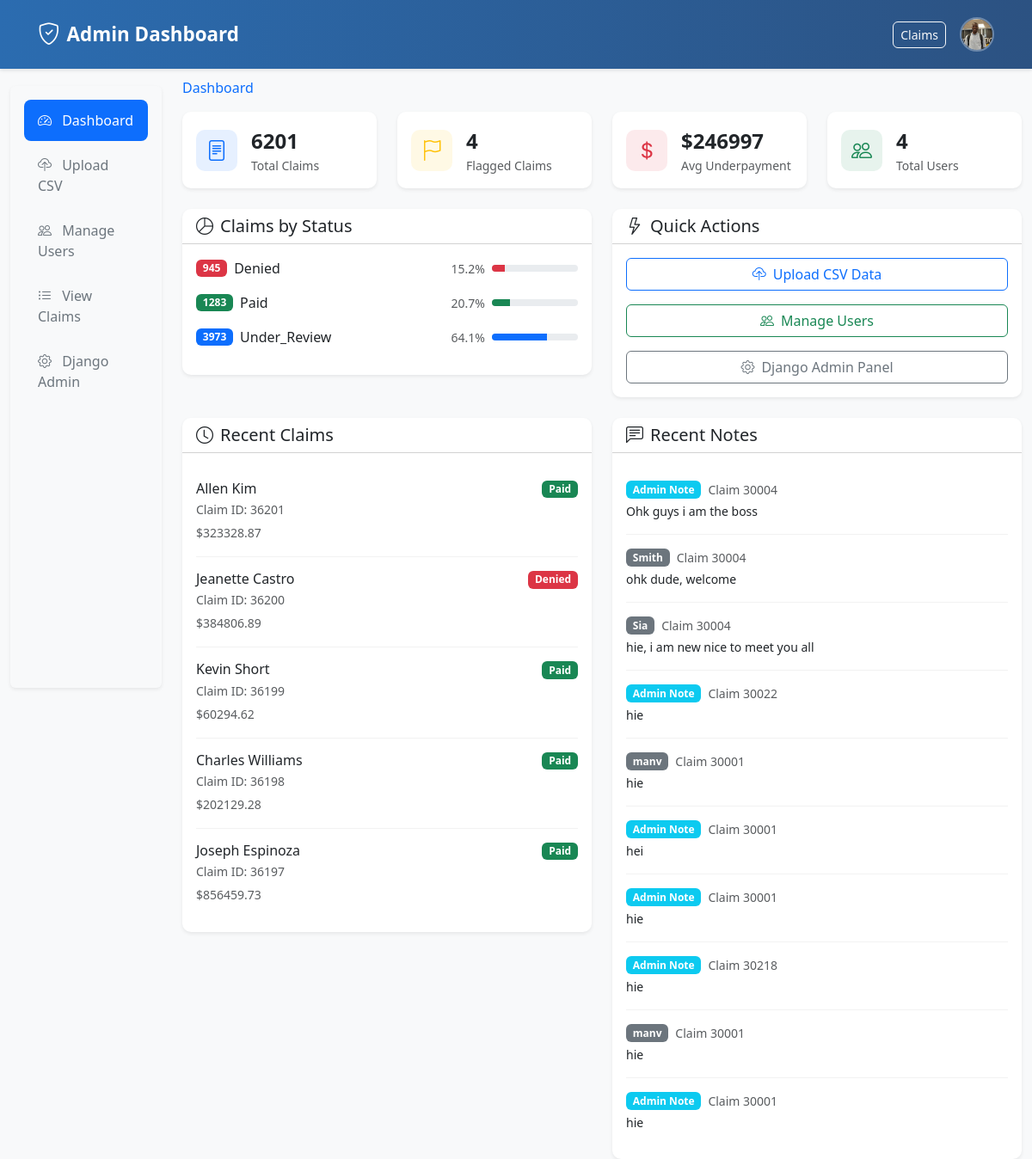
Before: /dashboard/ (signed in) with the older database file.
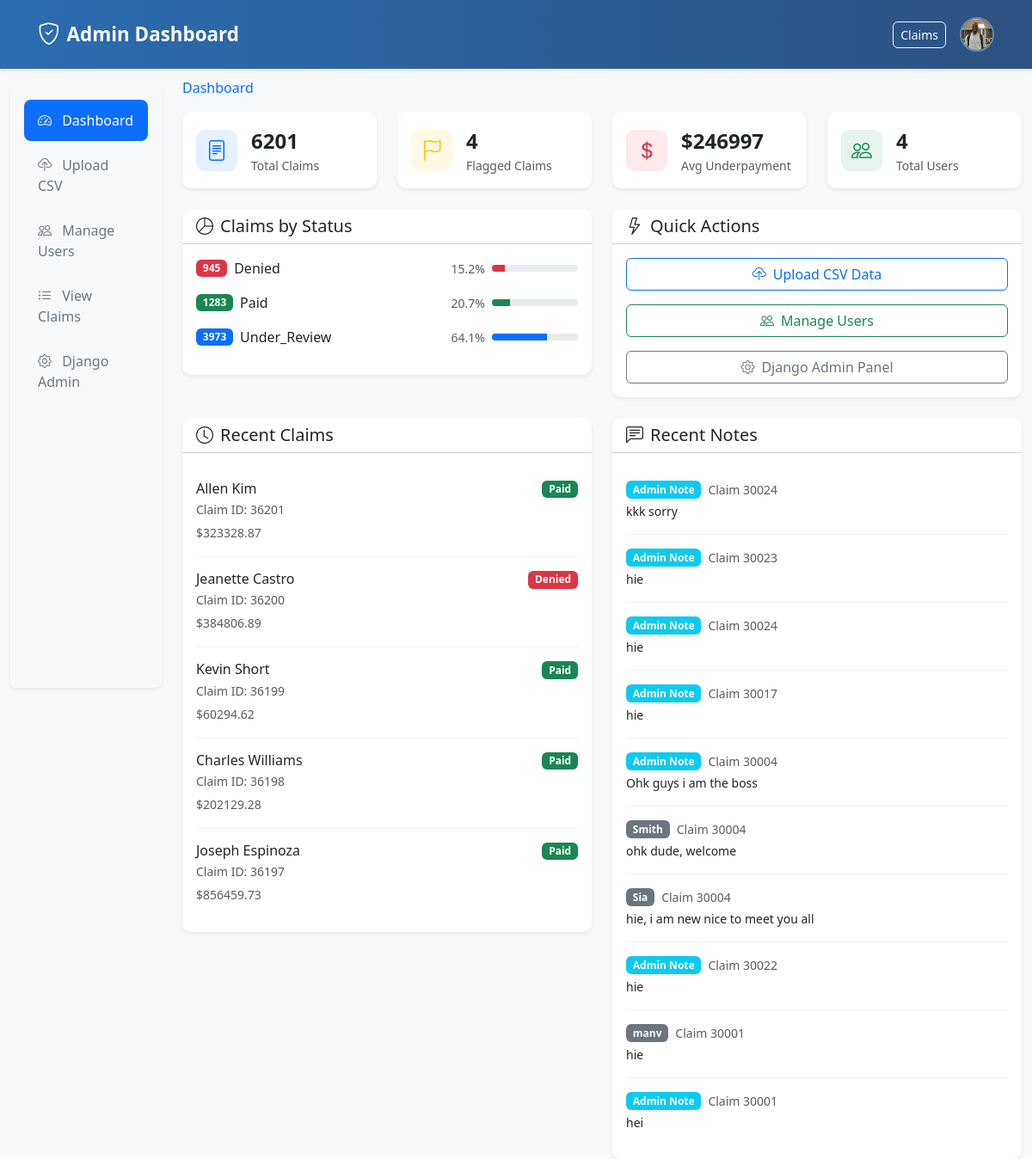
After: the same page with the newer database file.
### claims/models.py (models this page shows, shortened)
class Claim(models.Model):
    STATUS_CHOICES = [
        ('denied', 'Denied'),
        ('paid', 'Paid'),
        ('under_review', 'Under Review'),
    ]
    claim_id = models.CharField(max_length=20, unique=True)
    patient_name = models.CharField(max_length=200)
    billed_amount = models.DecimalField(max_digits=12, decimal_places=2)
    paid_amount = models.DecimalField(max_digits=12, decimal_places=2)
    status = models.CharField(max_length=20, choices=STATUS_CHOICES)
    insurer = models.CharField(max_length=200)
    discharge_date = models.DateField()
    cpt_codes = models.TextField(help_text="Comma-separated CPT codes")
    denial_reason = models.TextField(blank=True, null=True)
    is_flagged = models.BooleanField(default=False)
    created_at = models.DateTimeField(auto_now_add=True)
    updated_at = models.DateTimeField(auto_now=True)
    class Meta:
        ordering = ['created_at']

class ClaimNote(models.Model):
    NOTE_TYPES = [
        ('admin', 'Admin Note'),
        ('system', 'System Flag'),
        ('user', 'User Note'),
    ]
    claim = models.ForeignKey(Claim, on_delete=models.CASCADE, related_name='notes')
    note_type = models.CharField(max_length=10, choices=NOTE_TYPES, default='user')
    content = models.TextField()
    created_by = models.ForeignKey(User, on_delete=models.SET_NULL, null=True, blank=True)
    created_at = models.DateTimeField(auto_now_add=True)
    class Meta:
        ordering = ['-created_at']

### claims/admin_views.py (the view)
# urls.py: path('', admin_views.lazypaste_admin_dashboard, name='dashboard'),
@login_required
@staff_member_required
def lazypaste_admin_dashboard(request):
    total_claims = Claim.objects.count()
    flagged_claims = Claim.objects.filter(is_flagged=True).count()
    claims_with_amounts = Claim.objects.exclude(billed_amount=0)
    avg_underpayment = 0
    total_underpayment = 0
    if claims_with_amounts.exists():
        underpayments = []
        total_billed = Decimal('0')
        total_paid = Decimal('0')
        for claim in claims_with_amounts:
            underpayment = claim.billed_amount - claim.paid_amount
            if underpayment > 0:  # Only count actual underpayments
                underpayments.append(underpayment)
                total_underpayment += underpayment
            total_billed += claim.billed_amount
            total_paid += claim.paid_amount
        if underpayments:
            avg_underpayment = sum(underpayments) / len(underpayments)
    status_counts = Claim.objects.values('status').annotate(count=Count('status'))
    status_stats = []
    for status in status_counts:
        percentage = (status['count'] / total_claims * 100) if total_claims > 0 else 0
        status_stats.append({
            'status': status['status'],
            'count': status['count'],
            'percentage': round(percentage, 1)  # Round to 1 decimal place
        })
    recent_notes = ClaimNote.objects.select_related('claim').order_by('-created_at')[:10]
    recent_claims = Claim.objects.order_by('-created_at')[:5]
    total_users = User.objects.count()
    admin_users = User.objects.filter(is_staff=True).count()
    context = {
        'total_claims': total_claims,
        'flagged_claims': flagged_claims,
        'avg_underpayment': avg_underpayment,
        'total_underpayment': total_underpayment,
        'status_stats': status_stats,  # Now includes percentage field
        'recent_notes': recent_notes,
        'recent_claims': recent_claims,
        'total_users': total_users,
        'admin_users': admin_users,
    }
    return render(request, 'admin/dashboard.html', context)

### templates/admin/dashboard.html (shortened to what the changed rows need)
{% extends 'admin_base.html' %}
{% block content %}
<div class="row g-4 mb-4">
    <div class="col-lg-6">
        <div class="card content-card">
            <div class="card-body">
                {% for status in status_stats %}
                <div class="d-flex justify-content-between align-items-center mb-3">
                    <div class="d-flex align-items-center">
                        <div class="badge {% if status.status == 'denied' %}bg-danger{% elif status.status == 'paid' %}bg-success{% else %}bg-primary{% endif %} me-2">
                            {{ status.count }}
                        </div>
                        <span class="text-capitalize">{{ status.status|title }}</span>
                    </div>
                    <div class="d-flex align-items-center">
                        <span class="small text-muted me-2">{{ status.percentage }}%</span>
                        <div class="progress" style="width: 100px; height: 8px;">
                            <div class="progress-bar {% if status.status == 'denied' %}bg-danger{% elif status.status == 'paid' %}bg-success{% else %}bg-primary{% endif %}"
                                style="width: {{ status.percentage }}%">
                            </div>
                        </div>
                    </div>
                </div>
                {% endfor %}
            </div>
        </div>
    </div>
</div>
<div class="row g-4">
    <div class="col-lg-6">
        <div class="card content-card">
            <div class="card-body">
                {% if recent_claims %}
                    <div class="list-group list-group-flush">
                        {% for claim in recent_claims %}
                        <div class="list-group-item px-0">
                            <div class="d-flex justify-content-between align-items-start">
                                <div>
                                    <h6 class="mb-1">{{ claim.patient_name }}</h6>
                                    <p class="mb-1 small text-muted">Claim ID: {{ claim.claim_id }}</p>
                                    <small class="text-muted">${{ claim.billed_amount|floatformat:2 }}</small>
                                </div>
                                <span class="badge {% if claim.status == 'denied' %}bg-danger{% elif claim.status == 'paid' %}bg-success{% else %}bg-primary{% endif %}">
                                    {{ claim.status|title }}
                                </span>
                            </div>
                        </div>
                        {% endfor %}
                    </div>
                {% else %}
                    <p class="text-muted text-center py-3">No recent claims found.</p>
                {% endif %}
            </div>
        </div>
    </div>
    <div class="col-lg-6">
        <div class="card content-card">
            <div class="card-body">
                {% if recent_notes %}
                    <div class="list-group list-group-flush">
                        {% for note in recent_notes %}
                        <div class="list-group-item px-0">
                            <div class="d-flex justify-content-between align-items-start">
                                <div class="flex-grow-1">
                                    <div class="d-flex align-items-center mb-1">
                                        <span class="badge {% if note.note_type == 'system' %}bg-warning{% elif note.note_type == 'admin' %}bg-info{% else %}bg-secondary{% endif %} me-2">
                                            {% if note.note_type == 'admin' %}
                                                Admin Note
                                            {% elif note.note_type == 'system' %}
                                                System Flag
                                            {% elif note.created_by %}
                                                {{ note.created_by.username }}
                                            {% else %}
                                                User Note
                                            {% endif %}
                                        </span>
                                        <small class="text-muted">Claim {{ note.claim.claim_id }}</small>
                                    </div>
                                    <p class="mb-0 small">{{ note.content|truncatechars:100 }}</p>
                                </div>
                            </div>
                        </div>
                        {% endfor %}
                    </div>
                {% else %}
                    <p class="text-muted text-center py-3">No recent notes found.</p>
                {% endif %}
            </div>
        </div>
    </div>
</div>
{% endblock %}

Changed rows visible on the page:
no longer on this page (row unchanged): ClaimNote: note_type "Admin Note", claim.claim_id "30001", content "hie"
no longer on this page (row unchanged): ClaimNote: note_type "Admin Note", claim.claim_id "30218", content "hie"
no longer on this page (row unchanged): ClaimNote: created_by.username "manv", claim.claim_id "30001", content "hie", note_type "user" (drawn)
no longer on this page (row unchanged): ClaimNote: note_type "Admin Note", claim.claim_id "30001", content "hie"
added ClaimNote: note_type "Admin Note", claim.claim_id "30024", content "kkk sorry"
added ClaimNote: note_type "Admin Note", claim.claim_id "30023", content "hie"
added ClaimNote: note_type "Admin Note", claim.claim_id "30024", content "hie"
added ClaimNote: note_type "Admin Note", claim.claim_id "30017", content "hie"
